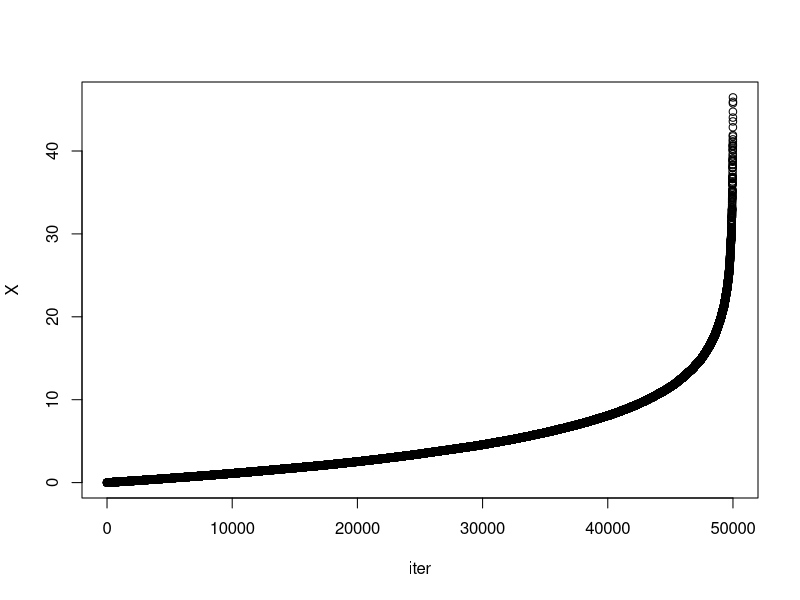
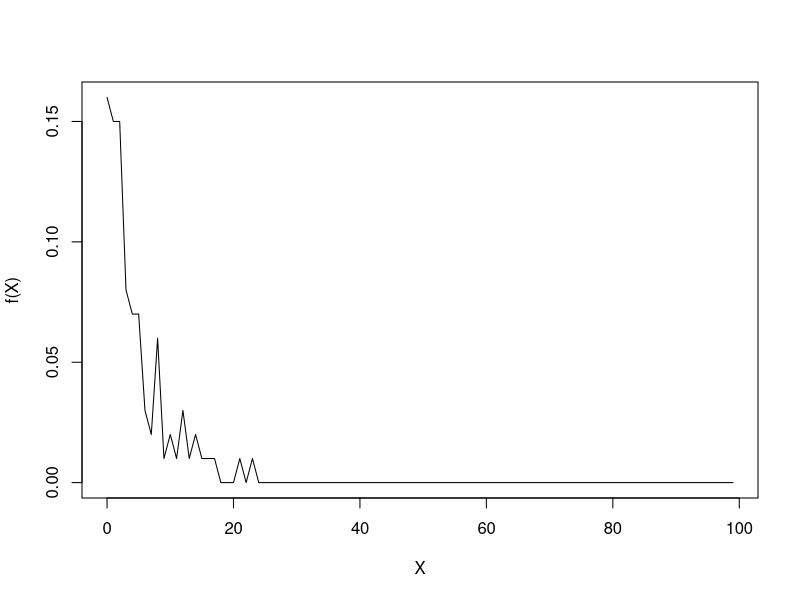
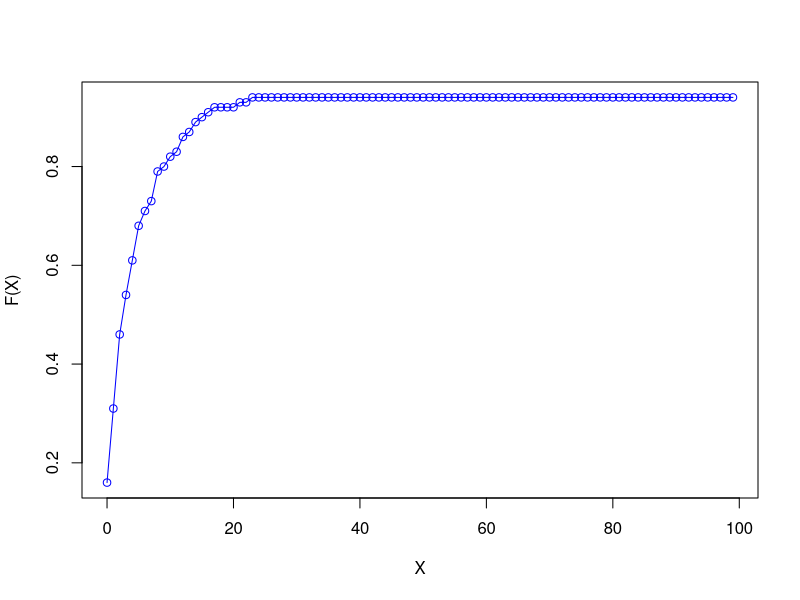
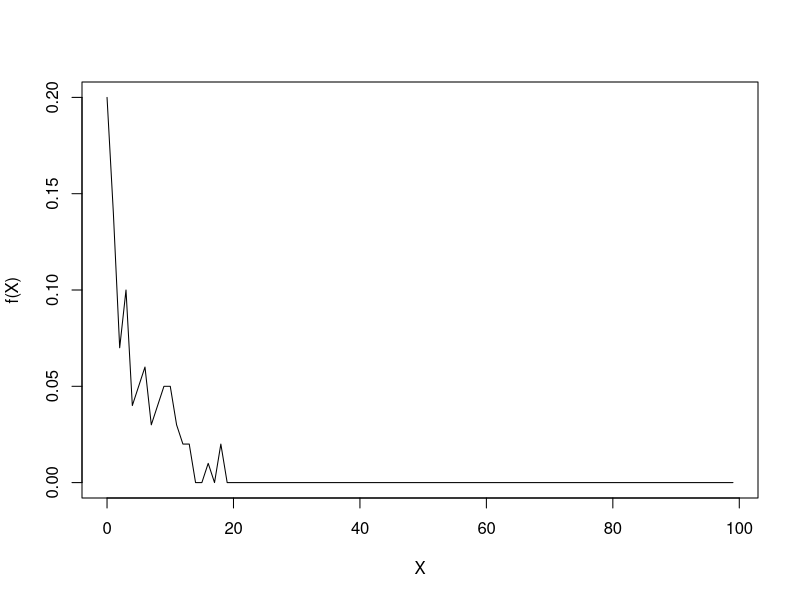
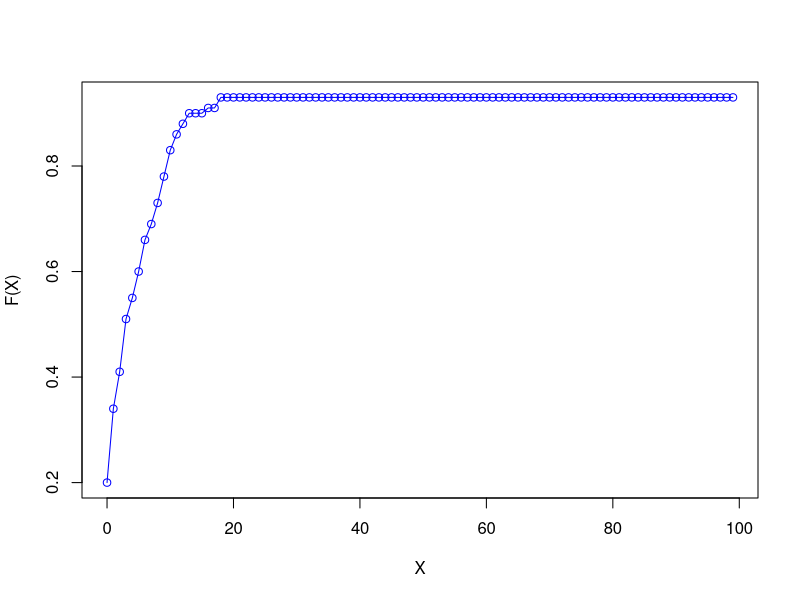
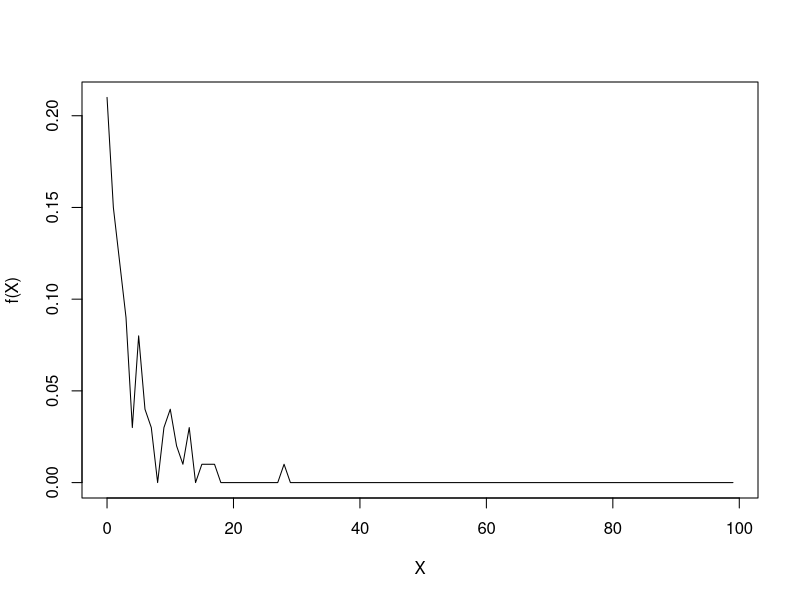
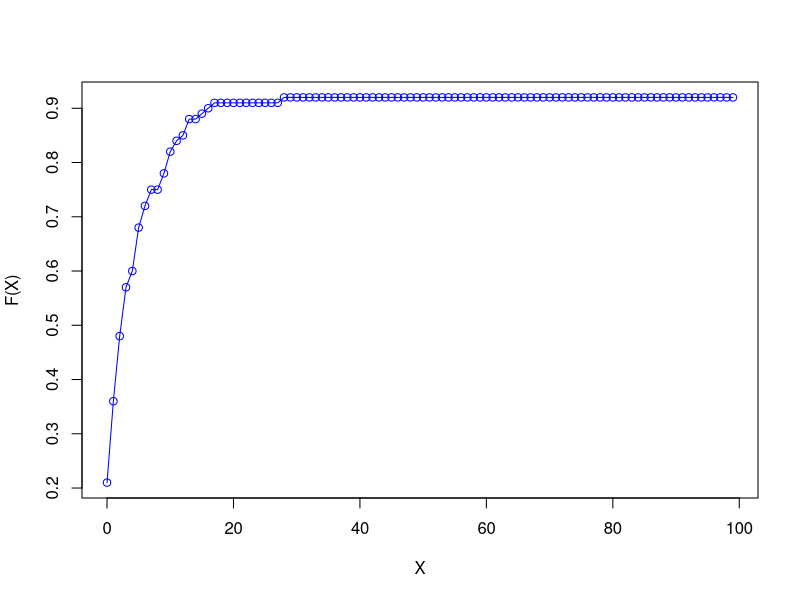
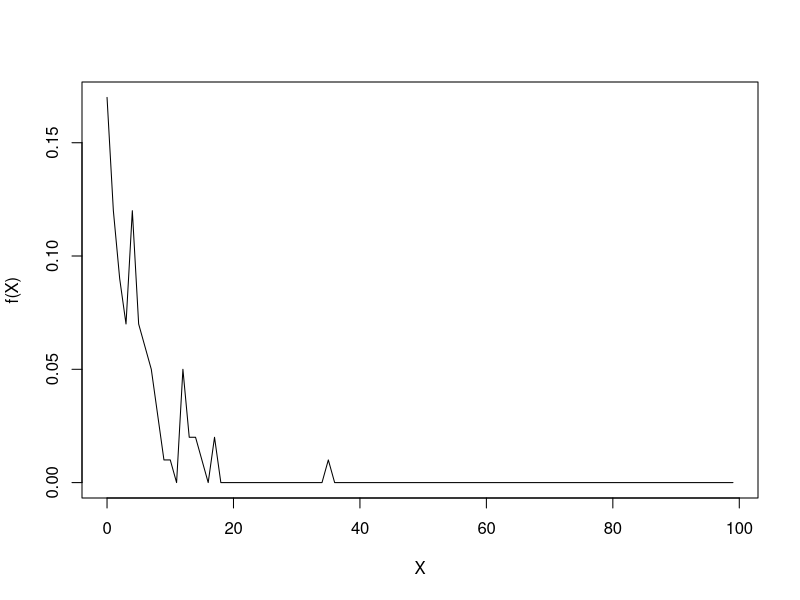

Recreate these plots in R, in order.
#step 1
num_samples <- 50000
data <- rexp(num_samples, 0.2)
X <- data.frame(iter = seq(1, num_samples , 1), X = sort(data))
plot(X)


#step 2
Y <- split(data, ceiling(seq_along(data)/100))


#step 3
for(j in 1:5){
  pdata <- rep(0, 100);
  for(i in 1:100){
    val=round(Y[[j]][i], 0);
    if (val <=100){
      pdata[val] = pdata[val] + 1/ 100; 
    }
    
  }
  xcols <- c(0:99)
  str(pdata)
  str(xcols)
  plot(xcols, pdata, "l", xlab="X", ylab="f(X)")
  
  cdata <- rep(0, 100)
  cdata[1] <- pdata[1]
  for(i in 2:100){
    cdata[i] = cdata[i-1] + pdata[i]
  }
  
  plot(xcols, cdata, "o", col="blue", xlab="X", ylab="F(X)");
  
}

mean1 <- lapply(Y,mean)
sd1 <- lapply(Y,sd)
for(k in 1:5){
  cat("mean of Y",k,"is ",mean1[[k]],"\n")
  cat("sd of Y",k,"is ",sd1[[k]],"\n")
} 



#step 4
Z <- unlist(mean1,use.names=FALSE)
tab <- table(round(Z))

str(tab)
plot(tab, "h", xlab="Value", ylab="Frequency")

pdata <- rep(0, 100);
for(i in 1:500){
  val=round(Z[i], 0);
  if(val<=100){
    pdata[val] = pdata[val] + 1/500;
  }
   
}
xcols <- c(0:99 )
str(pdata)
str(xcols)
plot(xcols, pdata, "l", xlab="X", ylab="f(X)")

cdata <- rep(0, 100)
cdata[1] <- pdata[1]
for(i in 2:100){
  cdata[i] = cdata[i-1] + pdata[i]
}

plot(xcols, cdata, "o", col="blue", xlab="X", ylab="F(X)")



#step 5
meanZ <- mean(Z)
sdZ <- sd(Z)
cat("mean of Z","is ",meanZ,"\n")
cat("sd of Z","is ",sdZ,"\n")


#step 6
meansample <- mean(data)
sdsample <- sd(data)
cat("mean of sample","is ",meansample,"\n")
cat("sd of sample","is",sdsample,"\n")

